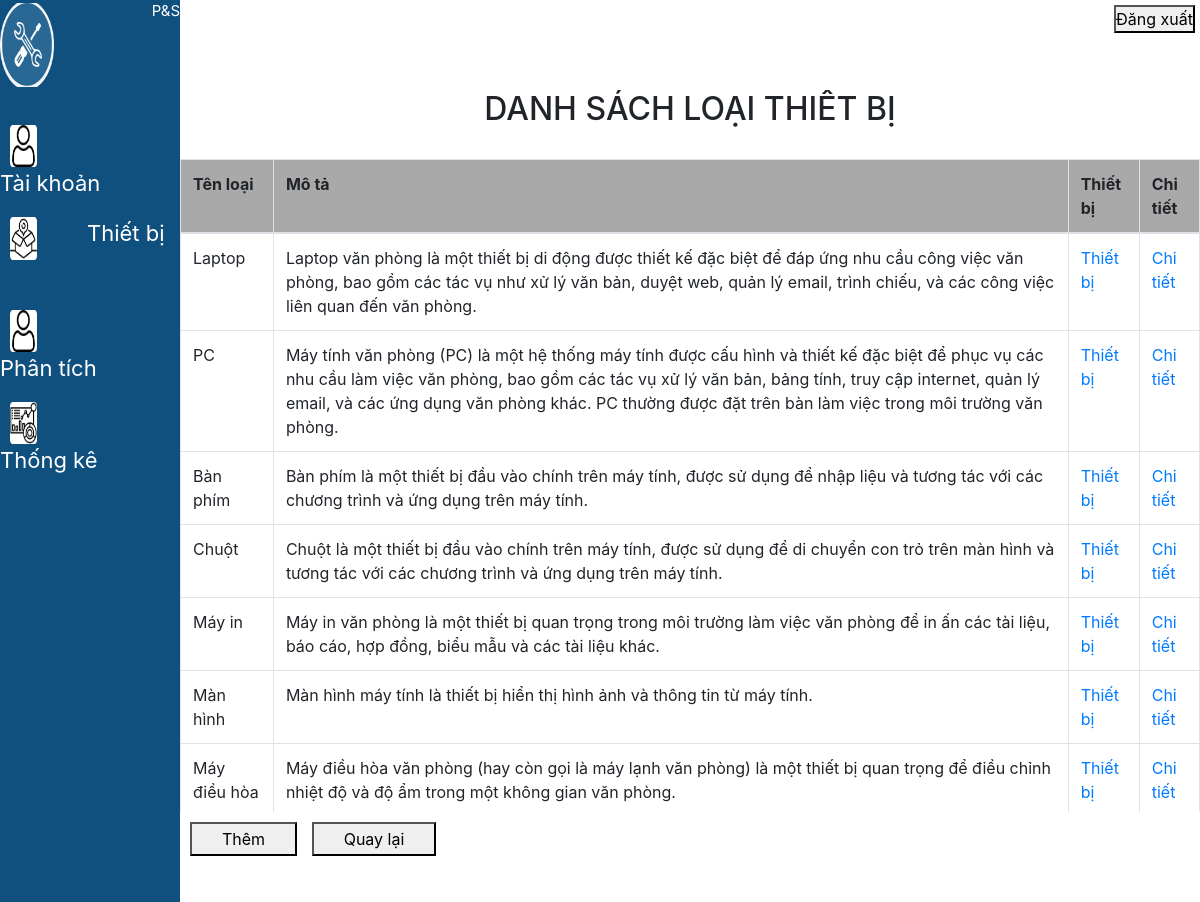
/thietbi/loai/ (signed in), run on the app's committed database.
### thietbi/models.py (models this page shows, shortened)
class LOAI(models.Model):
    nguoi_dung = models.ForeignKey(User, on_delete=models.CASCADE, null=True)
    tenloai = models.CharField(max_length=100, default="Chưa xác định tên loại!", unique=True)
    mota = models.TextField(default="", blank=True, null=True)

### thietbi/views.py (the view)
# urls.py: path("loai/", views.loai, name="loai"),
@login_required(login_url='/login/')
def loai(request):
    nguoi_dung = request.user
    loai_list = LOAI.objects.filter(nguoi_dung=nguoi_dung)
    return render(request, "thietbi/loai.html", {"loai_list": loai_list})

### thietbi/templates/thietbi/loai.html (shortened to what this page needs)
<!DOCTYPE html>
<html lang="en">
<head>
    {% load static %}
    <link rel="stylesheet" href="{% static 'thietbi/css/style.css' %}">
    <link rel="stylesheet" href="{% static 'thietbi/css/bootstrap.min.css' %}">
</head>
<body>
    <div class="app">
        <div class="logo">
            <img src="{% static 'thietbi/img/Ellipse3.png' %}" alt="Ellipse3">
            <p>P&S</p>
            <br>
            <p>Quản lý thiết bị</p>
        </div>
        <div class="header">
            <a href="{% url 'thietbi:dangxuat' %}">
                <button class="dangxuat" type="submit">Đăng xuất</button>
            </a>
        </div>
        <div class="menu">
            <a href="{% url 'thietbi:chitietnguoidung' %}">
                <div class="task1">
                    <img src="{% static 'thietbi/img/Rectangle16.png' %}" alt="Rectangle16">
                    <p>Tài khoản</p>
                </div>
            </a>
            <a href="{% url 'thietbi:index' %}">
                <div class="task1">
                    <img src="{% static 'thietbi/img/Rectangle12.png' %}" alt="Rectangle12">
                    <p>Thiết bị</p>
                </div>
            </a>
            <a href="{% url 'thietbi:locthietbitheogia' %}">
                <div class="task1">
                    <img src="{% static 'thietbi/img/Rectangle16.png' %}" alt="Rectangle16">
                    <p>Phân tích</p>
                </div>
            </a>
            <a href="{% url 'thietbi:dash_chart' %}">
                <div class="task1">
                    <img src="{% static 'thietbi/img/Rectangle14.png' %}" alt="Rectangle14">
                    <p>Thống kê</p>
                </div>
            </a>
        </div>
        <div class="content">
            <h2 class="text-center">DANH SÁCH LOẠI THIẾT BỊ</h2>
            <table class="table table-bordered mt30">
                <thead class="bg-darkgray text-bold td">
                    <tr>
                        <td>Tên loại</td>
                        <td>Mô tả</td>
                        <td>Thiết bị</td>
                        <td>Chi tiết</td>
                    </tr>
                    <tbody>
                        {% for loai in loai_list %}
                            <tr>
                                <td>{{ loai.tenloai }}</td>
                                <td>{{ loai.mota }}</td>
                                <td><a href="/thietbi/loai/{{ loai.id }}">Thiết bị</a></td>
                                <td><a href="{% url 'thietbi:chitietloai' loai.id %}">Chi tiết</a></td>
                            </tr>
                        {% endfor %}
                    </tbody>
                </thead>
            </table>
        </div>
        <div class="button-index">
            <a href="{% url 'thietbi:themloai' %}">
                <button type="submit">Thêm</button>
            </a>
            <a href="{% url 'thietbi:index' %}">
                <button type="submit">Quay lại</button>
            </a>
        </div>
    </div>
</body>
</html>

### thietbi/static/thietbi/css/style.css (style rules this page uses)
* { padding: 0; margin: 0; box-sizing: border-box; }
.app { height: 100vh; width: 100vw; }
.logo { height: 10vh; width: 15vw; float: left; background-color: #10507E; }
.logo img { height: 100%; width: 30%; float: left; margin-right: 20px; }
.logo p { float: right; color: #fff; font-size: 15px; margin-bottom: 0; }
.header { height: 10vh; width: 85vw; float: right; }
.menu { height: 90vh; width: 15vw; float: left; background-color: #10507E; }
.menu .task1 { height: 8vh; width: 15vw; padding-top: 15px; padding-bottom: 15px; margin-top: 20px; }
.menu img { height: 100%; width: 15%; float: left; margin-left: 10px; margin-right: 50px; }
.menu p { color: #fff; font-size: 22px; float: left; }
.content { overflow: auto; height: 80vh; width: 85vw; float: right; }
.mt30 { margin-top: 30px; }
.text-center { text-align: center; }
.bg-darkgray { background-color: darkgray; }
.text-bold td { font-weight: bold; }
.button-index { height: 10vh; width: 85vw; }
.button-index a { text-decoration: none; }
.button-index button { padding: 3px 30px; margin-left: 10px; margin-top: 10px; }
.dangxuat { float: right; margin: 5px; }

### data on the page
LOAI: tenloai "Laptop", mota "Laptop văn phòng là một thiết bị di động được thiết kế đặc biệt để đáp ứng nhu cầu công việc văn phòng, bao gồm các tác vụ như xử lý văn bản, duyệt web, quản lý email, trình chiếu, và các công việc liên quan đến văn phòng."
LOAI: tenloai "PC", mota "Máy tính văn phòng (PC) là một hệ thống máy tính được cấu hình và thiết kế đặc biệt để phục vụ các nhu cầu làm việc văn phòng, bao gồm các tác vụ xử lý văn bản, bảng tính, truy cập internet, quản lý email, và các ứng dụng văn phòng khác. PC thường được đặt trên bàn làm việc trong môi trường văn phòng."
LOAI: tenloai "Bàn phím", mota "Bàn phím là một thiết bị đầu vào chính trên máy tính, được sử dụng để nhập liệu và tương tác với các chương trình và ứng dụng trên máy tính."
LOAI: tenloai "Chuột", mota "Chuột là một thiết bị đầu vào chính trên máy tính, được sử dụng để di chuyển con trỏ trên màn hình và tương tác với các chương trình và ứng dụng trên máy tính."
LOAI: tenloai "Máy in", mota "Máy in văn phòng là một thiết bị quan trọng trong môi trường làm việc văn phòng để in ấn các tài liệu, báo cáo, hợp đồng, biểu mẫu và các tài liệu khác."
LOAI: tenloai "Màn hình", mota "Màn hình máy tính là thiết bị hiển thị hình ảnh và thông tin từ máy tính."
LOAI: tenloai "Máy điều hòa", mota "Máy điều hòa văn phòng (hay còn gọi là máy lạnh văn phòng) là một thiết bị quan trọng để điều chỉnh nhiệt độ và độ ẩm trong một không gian văn phòng."
